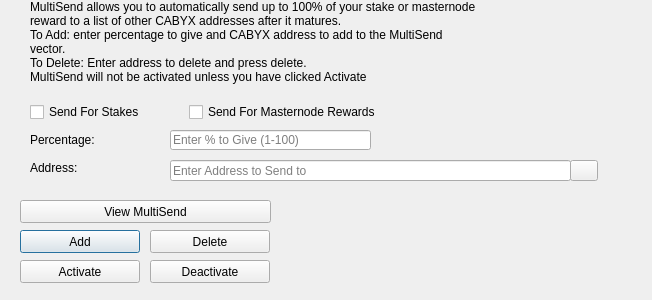
<?xml version="1.0" encoding="UTF-8"?>
<ui version="4.0">
 <class>MultiSendDialog</class>
 <widget class="QDialog" name="MultiSendDialog">
  <property name="windowModality">
   <enum>Qt::NonModal</enum>
  </property>
  <property name="geometry">
   <rect>
    <x>0</x>
    <y>0</y>
    <width>652</width>
    <height>300</height>
   </rect>
  </property>
  <property name="windowTitle">
   <string>MultiSend</string>
  </property>
  <widget class="QLineEdit" name="multiSendPercentEdit">
   <property name="geometry">
    <rect>
     <x>170</x>
     <y>130</y>
     <width>201</width>
     <height>20</height>
    </rect>
   </property>
   <property name="toolTip">
    <string>Enter whole numbers 1 - 100</string>
   </property>
   <property name="placeholderText">
    <string>Enter % to Give (1-100)</string>
   </property>
  </widget>
  <widget class="QLineEdit" name="multiSendAddressEdit">
   <property name="geometry">
    <rect>
     <x>170</x>
     <y>160</y>
     <width>401</width>
     <height>21</height>
    </rect>
   </property>
   <property name="toolTip">
    <string/>
   </property>
   <property name="placeholderText">
    <string>Enter Address to Send to</string>
   </property>
  </widget>
  <widget class="QLabel" name="label_2">
   <property name="geometry">
    <rect>
     <x>30</x>
     <y>0</y>
     <width>451</width>
     <height>121</height>
    </rect>
   </property>
   <property name="lineWidth">
    <number>1</number>
   </property>
   <property name="text">
    <string>MultiSend allows you to automatically send up to 100% of your stake or masternode reward to a list of other CABYX addresses after it matures.
To Add: enter percentage to give and CABYX address to add to the MultiSend vector.
To Delete: Enter address to delete and press delete.
MultiSend will not be activated unless you have clicked Activate</string>
   </property>
   <property name="alignment">
    <set>Qt::AlignLeading|Qt::AlignLeft|Qt::AlignTop</set>
   </property>
   <property name="wordWrap">
    <bool>true</bool>
   </property>
  </widget>
  <widget class="QLabel" name="message">
   <property name="geometry">
    <rect>
     <x>290</x>
     <y>200</y>
     <width>351</width>
     <height>91</height>
    </rect>
   </property>
   <property name="text">
    <string/>
   </property>
  </widget>
  <widget class="QPushButton" name="addButton">
   <property name="geometry">
    <rect>
     <x>20</x>
     <y>230</y>
     <width>120</width>
     <height>23</height>
    </rect>
   </property>
   <property name="toolTip">
    <string/>
   </property>
   <property name="statusTip">
    <string>Add to MultiSend Vector</string>
   </property>
   <property name="text">
    <string>Add</string>
   </property>
  </widget>
  <widget class="QPushButton" name="disableButton">
   <property name="geometry">
    <rect>
     <x>150</x>
     <y>260</y>
     <width>120</width>
     <height>23</height>
    </rect>
   </property>
   <property name="statusTip">
    <string>Deactivate MultiSend</string>
   </property>
   <property name="text">
    <string>Deactivate</string>
   </property>
  </widget>
  <widget class="QPushButton" name="addressBookButton">
   <property name="geometry">
    <rect>
     <x>570</x>
     <y>160</y>
     <width>28</width>
     <height>21</height>
    </rect>
   </property>
   <property name="toolTip">
    <string>Choose an address from the address book</string>
   </property>
   <property name="text">
    <string/>
   </property>
   <property name="icon">
    <iconset resource="../cabyx.qrc">
     <normaloff>:/icons/address-book</normaloff>:/icons/address-book</iconset>
   </property>
   <property name="shortcut">
    <string>Alt+A</string>
   </property>
   <property name="autoDefault">
    <bool>false</bool>
   </property>
  </widget>
  <widget class="QLabel" name="label">
   <property name="geometry">
    <rect>
     <x>30</x>
     <y>130</y>
     <width>121</width>
     <height>20</height>
    </rect>
   </property>
   <property name="toolTip">
    <string>Percentage of stake to send</string>
   </property>
   <property name="text">
    <string>Percentage:</string>
   </property>
  </widget>
  <widget class="QLabel" name="label_5">
   <property name="geometry">
    <rect>
     <x>30</x>
     <y>160</y>
     <width>111</width>
     <height>16</height>
    </rect>
   </property>
   <property name="toolTip">
    <string>Address to send portion of stake to</string>
   </property>
   <property name="text">
    <string>Address:</string>
   </property>
  </widget>
  <widget class="QPushButton" name="deleteButton">
   <property name="geometry">
    <rect>
     <x>150</x>
     <y>230</y>
     <width>120</width>
     <height>23</height>
    </rect>
   </property>
   <property name="toolTip">
    <string/>
   </property>
   <property name="statusTip">
    <string>Delete Address From MultiSend Vector</string>
   </property>
   <property name="text">
    <string>Delete</string>
   </property>
  </widget>
  <widget class="QPushButton" name="activateButton">
   <property name="geometry">
    <rect>
     <x>20</x>
     <y>260</y>
     <width>120</width>
     <height>23</height>
    </rect>
   </property>
   <property name="statusTip">
    <string>Activate MultiSend</string>
   </property>
   <property name="text">
    <string>Activate</string>
   </property>
  </widget>
  <widget class="QPushButton" name="viewButton">
   <property name="geometry">
    <rect>
     <x>20</x>
     <y>200</y>
     <width>251</width>
     <height>23</height>
    </rect>
   </property>
   <property name="toolTip">
    <string/>
   </property>
   <property name="statusTip">
    <string>View MultiSend Vector</string>
   </property>
   <property name="text">
    <string>View MultiSend</string>
   </property>
  </widget>
  <widget class="QWidget" name="horizontalLayoutWidget">
   <property name="geometry">
    <rect>
     <x>30</x>
     <y>100</y>
     <width>351</width>
     <height>24</height>
    </rect>
   </property>
   <layout class="QHBoxLayout" name="horizontalLayout">
    <item>
     <widget class="QCheckBox" name="multiSendStakeCheckBox">
      <property name="text">
       <string>Send For Stakes</string>
      </property>
     </widget>
    </item>
    <item>
     <widget class="QCheckBox" name="multiSendMasternodeCheckBox">
      <property name="text">
       <string>Send For Masternode Rewards</string>
      </property>
     </widget>
    </item>
   </layout>
  </widget>
 </widget>
 <resources>
  <include location="../cabyx.qrc"/>
 </resources>
 <connections/>
</ui>
